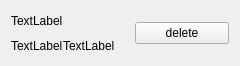
<?xml version="1.0" encoding="UTF-8"?>
<ui version="4.0">
 <class>WordBox</class>
 <widget class="QWidget" name="WordBox">
  <property name="geometry">
   <rect>
    <x>0</x>
    <y>0</y>
    <width>240</width>
    <height>66</height>
   </rect>
  </property>
  <property name="windowTitle">
   <string>Form</string>
  </property>
  <layout class="QHBoxLayout" name="horizontalLayout_3">
   <property name="spacing">
    <number>2</number>
   </property>
   <property name="leftMargin">
    <number>2</number>
   </property>
   <property name="topMargin">
    <number>2</number>
   </property>
   <property name="rightMargin">
    <number>2</number>
   </property>
   <property name="bottomMargin">
    <number>2</number>
   </property>
   <item>
    <widget class="QWidget" name="widget" native="true">
     <layout class="QVBoxLayout" name="verticalLayout_2">
      <item>
       <widget class="QWidget" name="widget1_" native="true">
        <layout class="QHBoxLayout" name="horizontalLayout">
         <property name="spacing">
          <number>0</number>
         </property>
         <property name="leftMargin">
          <number>0</number>
         </property>
         <property name="topMargin">
          <number>0</number>
         </property>
         <property name="rightMargin">
          <number>0</number>
         </property>
         <property name="bottomMargin">
          <number>0</number>
         </property>
         <item>
          <widget class="QLabel" name="WordLabel_">
           <property name="text">
            <string>TextLabel</string>
           </property>
          </widget>
         </item>
        </layout>
       </widget>
      </item>
      <item>
       <widget class="QWidget" name="widget2_" native="true">
        <layout class="QHBoxLayout" name="horizontalLayout_2">
         <property name="spacing">
          <number>0</number>
         </property>
         <property name="leftMargin">
          <number>0</number>
         </property>
         <property name="topMargin">
          <number>0</number>
         </property>
         <property name="rightMargin">
          <number>0</number>
         </property>
         <property name="bottomMargin">
          <number>0</number>
         </property>
         <item>
          <widget class="QLabel" name="PartOfSpeechLabel_">
           <property name="text">
            <string>TextLabel</string>
           </property>
          </widget>
         </item>
         <item>
          <widget class="QLabel" name="MeanLabel_">
           <property name="text">
            <string>TextLabel</string>
           </property>
          </widget>
         </item>
        </layout>
       </widget>
      </item>
     </layout>
    </widget>
   </item>
   <item>
    <widget class="QWidget" name="widget_2" native="true">
     <layout class="QVBoxLayout" name="verticalLayout">
      <item>
       <widget class="QPushButton" name="DeleteButton_">
        <property name="text">
         <string>delete</string>
        </property>
       </widget>
      </item>
     </layout>
    </widget>
   </item>
  </layout>
 </widget>
 <resources/>
 <connections/>
</ui>
